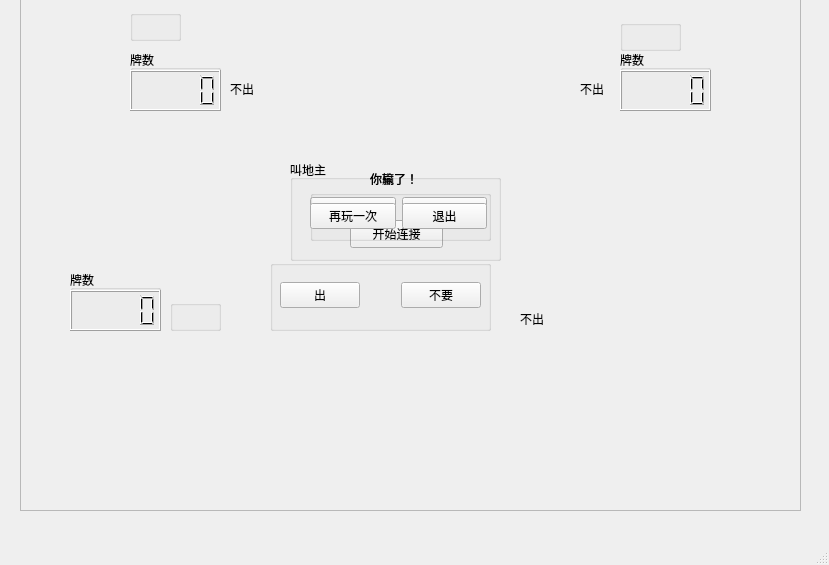
<?xml version="1.0" encoding="UTF-8"?>
<ui version="4.0">
 <class>MainWindow</class>
 <widget class="QMainWindow" name="MainWindow">
  <property name="geometry">
   <rect>
    <x>0</x>
    <y>0</y>
    <width>829</width>
    <height>565</height>
   </rect>
  </property>
  <property name="windowTitle">
   <string>MainWindow</string>
  </property>
  <widget class="QWidget" name="centralwidget">
   <widget class="QFrame" name="frame">
    <property name="geometry">
     <rect>
      <x>20</x>
      <y>-10</y>
      <width>781</width>
      <height>521</height>
     </rect>
    </property>
    <property name="frameShape">
     <enum>QFrame::StyledPanel</enum>
    </property>
    <property name="frameShadow">
     <enum>QFrame::Raised</enum>
    </property>
    <widget class="QGroupBox" name="groupBoxJiao">
     <property name="geometry">
      <rect>
       <x>270</x>
       <y>170</y>
       <width>211</width>
       <height>101</height>
      </rect>
     </property>
     <property name="title">
      <string>叫地主</string>
     </property>
     <widget class="QWidget" name="horizontalLayoutWidget">
      <property name="geometry">
       <rect>
        <x>20</x>
        <y>10</y>
        <width>177</width>
        <height>80</height>
       </rect>
      </property>
      <layout class="QHBoxLayout" name="horizontalLayout">
       <item>
        <widget class="QPushButton" name="pushButtonJiao">
         <property name="text">
          <string>叫</string>
         </property>
        </widget>
       </item>
       <item>
        <widget class="QPushButton" name="pushButtonBuJiao">
         <property name="text">
          <string>不叫</string>
         </property>
         <property name="checkable">
          <bool>false</bool>
         </property>
         <property name="checked">
          <bool>false</bool>
         </property>
        </widget>
       </item>
      </layout>
     </widget>
    </widget>
    <widget class="QGroupBox" name="groupBoxFire">
     <property name="geometry">
      <rect>
       <x>250</x>
       <y>270</y>
       <width>221</width>
       <height>71</height>
      </rect>
     </property>
     <property name="title">
      <string/>
     </property>
     <widget class="QWidget" name="horizontalLayoutWidget_2">
      <property name="geometry">
       <rect>
        <x>10</x>
        <y>10</y>
        <width>201</width>
        <height>51</height>
       </rect>
      </property>
      <layout class="QHBoxLayout" name="horizontalLayout_2">
       <item>
        <widget class="QPushButton" name="pushButtonChu">
         <property name="text">
          <string>出</string>
         </property>
        </widget>
       </item>
       <item>
        <spacer name="horizontalSpacer">
         <property name="orientation">
          <enum>Qt::Horizontal</enum>
         </property>
         <property name="sizeHint" stdset="0">
          <size>
           <width>40</width>
           <height>20</height>
          </size>
         </property>
        </spacer>
       </item>
       <item>
        <widget class="QPushButton" name="pushButtonBuyao">
         <property name="text">
          <string>不要</string>
         </property>
        </widget>
       </item>
      </layout>
     </widget>
    </widget>
    <widget class="QGroupBox" name="groupBoxNum1">
     <property name="geometry">
      <rect>
       <x>110</x>
       <y>60</y>
       <width>91</width>
       <height>61</height>
      </rect>
     </property>
     <property name="title">
      <string>牌数</string>
     </property>
     <widget class="QLCDNumber" name="lcdNumber_1">
      <property name="geometry">
       <rect>
        <x>0</x>
        <y>20</y>
        <width>91</width>
        <height>41</height>
       </rect>
      </property>
     </widget>
    </widget>
    <widget class="QGroupBox" name="groupBoxNum2">
     <property name="geometry">
      <rect>
       <x>50</x>
       <y>280</y>
       <width>91</width>
       <height>61</height>
      </rect>
     </property>
     <property name="title">
      <string>牌数</string>
     </property>
     <widget class="QLCDNumber" name="lcdNumber_2">
      <property name="geometry">
       <rect>
        <x>0</x>
        <y>20</y>
        <width>91</width>
        <height>41</height>
       </rect>
      </property>
     </widget>
    </widget>
    <widget class="QGroupBox" name="groupBoxNum3">
     <property name="geometry">
      <rect>
       <x>600</x>
       <y>60</y>
       <width>91</width>
       <height>61</height>
      </rect>
     </property>
     <property name="title">
      <string>牌数</string>
     </property>
     <widget class="QLCDNumber" name="lcdNumber_3">
      <property name="geometry">
       <rect>
        <x>0</x>
        <y>20</y>
        <width>91</width>
        <height>41</height>
       </rect>
      </property>
     </widget>
    </widget>
    <widget class="QGroupBox" name="groupBoxJob1">
     <property name="geometry">
      <rect>
       <x>110</x>
       <y>20</y>
       <width>51</width>
       <height>31</height>
      </rect>
     </property>
     <property name="title">
      <string/>
     </property>
     <widget class="QLabel" name="labelJob1">
      <property name="geometry">
       <rect>
        <x>0</x>
        <y>10</y>
        <width>67</width>
        <height>17</height>
       </rect>
      </property>
      <property name="text">
       <string/>
      </property>
     </widget>
    </widget>
    <widget class="QGroupBox" name="groupBoxJob3">
     <property name="geometry">
      <rect>
       <x>600</x>
       <y>30</y>
       <width>61</width>
       <height>31</height>
      </rect>
     </property>
     <property name="title">
      <string/>
     </property>
     <widget class="QLabel" name="labelJob3">
      <property name="geometry">
       <rect>
        <x>0</x>
        <y>10</y>
        <width>67</width>
        <height>17</height>
       </rect>
      </property>
      <property name="text">
       <string/>
      </property>
     </widget>
    </widget>
    <widget class="QGroupBox" name="groupBoxJob2">
     <property name="geometry">
      <rect>
       <x>150</x>
       <y>310</y>
       <width>51</width>
       <height>31</height>
      </rect>
     </property>
     <property name="title">
      <string/>
     </property>
     <widget class="QLabel" name="labelJob2">
      <property name="geometry">
       <rect>
        <x>0</x>
        <y>10</y>
        <width>67</width>
        <height>17</height>
       </rect>
      </property>
      <property name="text">
       <string/>
      </property>
     </widget>
    </widget>
    <widget class="QLabel" name="label_p1">
     <property name="geometry">
      <rect>
       <x>20</x>
       <y>30</y>
       <width>71</width>
       <height>91</height>
      </rect>
     </property>
     <property name="text">
      <string/>
     </property>
     <property name="pixmap">
      <pixmap resource="resource.qrc">:/img/resource/img/PADDING.png</pixmap>
     </property>
     <property name="scaledContents">
      <bool>true</bool>
     </property>
    </widget>
    <widget class="QLabel" name="label_p3">
     <property name="geometry">
      <rect>
       <x>700</x>
       <y>30</y>
       <width>71</width>
       <height>91</height>
      </rect>
     </property>
     <property name="text">
      <string/>
     </property>
     <property name="pixmap">
      <pixmap resource="resource.qrc">:/img/resource/img/PADDING.png</pixmap>
     </property>
     <property name="scaledContents">
      <bool>true</bool>
     </property>
    </widget>
    <widget class="QLabel" name="labelCover1">
     <property name="geometry">
      <rect>
       <x>270</x>
       <y>20</y>
       <width>71</width>
       <height>91</height>
      </rect>
     </property>
     <property name="text">
      <string/>
     </property>
     <property name="pixmap">
      <pixmap resource="resource.qrc">:/img/resource/img/PADDING.png</pixmap>
     </property>
     <property name="scaledContents">
      <bool>true</bool>
     </property>
    </widget>
    <widget class="QLabel" name="labelCover2">
     <property name="geometry">
      <rect>
       <x>350</x>
       <y>20</y>
       <width>71</width>
       <height>91</height>
      </rect>
     </property>
     <property name="text">
      <string/>
     </property>
     <property name="pixmap">
      <pixmap resource="resource.qrc">:/img/resource/img/PADDING.png</pixmap>
     </property>
     <property name="scaledContents">
      <bool>true</bool>
     </property>
    </widget>
    <widget class="QLabel" name="labelCover3">
     <property name="geometry">
      <rect>
       <x>430</x>
       <y>20</y>
       <width>71</width>
       <height>91</height>
      </rect>
     </property>
     <property name="text">
      <string/>
     </property>
     <property name="pixmap">
      <pixmap resource="resource.qrc">:/img/resource/img/PADDING.png</pixmap>
     </property>
     <property name="scaledContents">
      <bool>true</bool>
     </property>
    </widget>
    <widget class="QLabel" name="labelJiao1">
     <property name="geometry">
      <rect>
       <x>110</x>
       <y>120</y>
       <width>67</width>
       <height>17</height>
      </rect>
     </property>
     <property name="text">
      <string/>
     </property>
    </widget>
    <widget class="QLabel" name="labelJiao2">
     <property name="geometry">
      <rect>
       <x>120</x>
       <y>250</y>
       <width>67</width>
       <height>17</height>
      </rect>
     </property>
     <property name="text">
      <string/>
     </property>
    </widget>
    <widget class="QLabel" name="labelJiao3">
     <property name="geometry">
      <rect>
       <x>600</x>
       <y>120</y>
       <width>67</width>
       <height>17</height>
      </rect>
     </property>
     <property name="text">
      <string/>
     </property>
    </widget>
    <widget class="QWidget" name="widgetDemo" native="true">
     <property name="geometry">
      <rect>
       <x>90</x>
       <y>360</y>
       <width>600</width>
       <height>130</height>
      </rect>
     </property>
    </widget>
    <widget class="QWidget" name="widget" native="true">
     <property name="geometry">
      <rect>
       <x>160</x>
       <y>160</y>
       <width>450</width>
       <height>130</height>
      </rect>
     </property>
    </widget>
    <widget class="QLabel" name="labelBuchu2">
     <property name="geometry">
      <rect>
       <x>500</x>
       <y>320</y>
       <width>41</width>
       <height>17</height>
      </rect>
     </property>
     <property name="text">
      <string>不出</string>
     </property>
    </widget>
    <widget class="QLabel" name="labelBuchu1">
     <property name="geometry">
      <rect>
       <x>210</x>
       <y>90</y>
       <width>67</width>
       <height>17</height>
      </rect>
     </property>
     <property name="text">
      <string>不出</string>
     </property>
    </widget>
    <widget class="QLabel" name="labelBuchu3">
     <property name="geometry">
      <rect>
       <x>560</x>
       <y>90</y>
       <width>31</width>
       <height>17</height>
      </rect>
     </property>
     <property name="text">
      <string>不出</string>
     </property>
    </widget>
    <zorder>widget</zorder>
    <zorder>groupBoxJiao</zorder>
    <zorder>groupBoxFire</zorder>
    <zorder>groupBoxNum1</zorder>
    <zorder>groupBoxNum2</zorder>
    <zorder>groupBoxNum3</zorder>
    <zorder>groupBoxJob1</zorder>
    <zorder>groupBoxJob3</zorder>
    <zorder>groupBoxJob2</zorder>
    <zorder>label_p1</zorder>
    <zorder>label_p3</zorder>
    <zorder>labelCover1</zorder>
    <zorder>labelCover2</zorder>
    <zorder>labelCover3</zorder>
    <zorder>labelJiao1</zorder>
    <zorder>labelJiao2</zorder>
    <zorder>labelJiao3</zorder>
    <zorder>widgetDemo</zorder>
    <zorder>labelBuchu2</zorder>
    <zorder>labelBuchu1</zorder>
    <zorder>labelBuchu3</zorder>
   </widget>
   <widget class="QPushButton" name="pushButtonConnect">
    <property name="geometry">
     <rect>
      <x>350</x>
      <y>220</y>
      <width>93</width>
      <height>28</height>
     </rect>
    </property>
    <property name="text">
     <string>开始连接</string>
    </property>
   </widget>
   <widget class="QGroupBox" name="groupBoxReckon">
    <property name="geometry">
     <rect>
      <x>310</x>
      <y>190</y>
      <width>181</width>
      <height>51</height>
     </rect>
    </property>
    <property name="title">
     <string/>
    </property>
    <widget class="QWidget" name="horizontalLayoutWidget_3">
     <property name="geometry">
      <rect>
       <x>0</x>
       <y>10</y>
       <width>177</width>
       <height>33</height>
      </rect>
     </property>
     <layout class="QHBoxLayout" name="horizontalLayout_3">
      <item>
       <widget class="QPushButton" name="pushButtonRestart">
        <property name="text">
         <string>再玩一次</string>
        </property>
       </widget>
      </item>
      <item>
       <widget class="QPushButton" name="pushButtonQuit">
        <property name="text">
         <string>退出</string>
        </property>
       </widget>
      </item>
     </layout>
    </widget>
   </widget>
   <widget class="QLabel" name="labelWin">
    <property name="geometry">
     <rect>
      <x>370</x>
      <y>170</y>
      <width>67</width>
      <height>17</height>
     </rect>
    </property>
    <property name="text">
     <string>你赢了！</string>
    </property>
   </widget>
   <widget class="QLabel" name="labelLose">
    <property name="geometry">
     <rect>
      <x>370</x>
      <y>170</y>
      <width>67</width>
      <height>17</height>
     </rect>
    </property>
    <property name="text">
     <string>你输了！</string>
    </property>
   </widget>
  </widget>
  <widget class="QMenuBar" name="menubar">
   <property name="geometry">
    <rect>
     <x>0</x>
     <y>0</y>
     <width>829</width>
     <height>22</height>
    </rect>
   </property>
  </widget>
  <widget class="QStatusBar" name="statusbar"/>
 </widget>
 <resources>
  <include location="resource.qrc"/>
 </resources>
 <connections/>
</ui>
